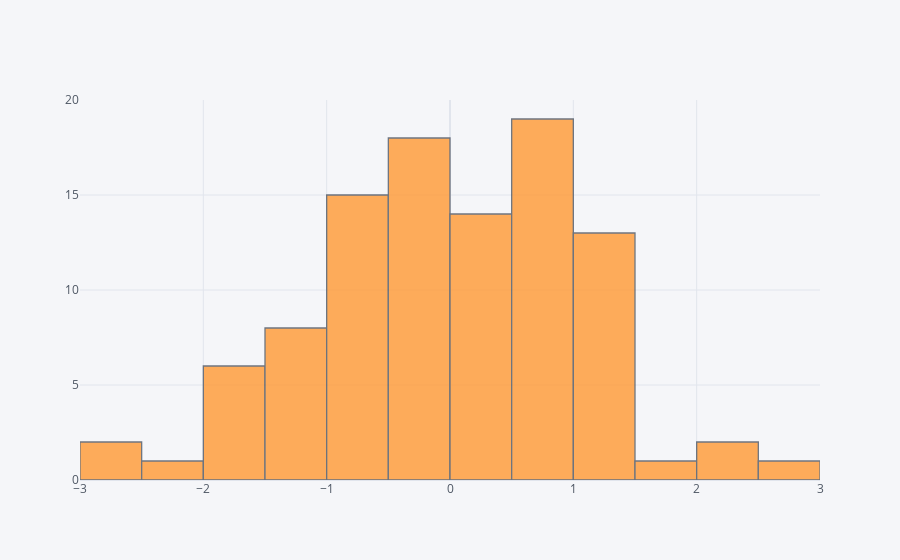

Notebook code for this chart:
### Markdown cell above
## histogram

### Code cell
df['A'].iplot(kind='hist',bins=25)

### Figure 1 — Plotly figure (JSON) as saved in the notebook; plotly's stock layout.template omitted (floating-point values rounded to 4 significant figures)
{"data": [{"histfunc": "count", "histnorm": "", "marker": {"color": "rgba(255, 153, 51, 1.0)", "line": {"color": "#4D5663", "width": 1.3}}, "name": "A", "nbinsx": 25, "opacity": 0.8, "orientation": "v", "type": "histogram", "x": [1.023, 2.078, 0.5159, -1.486, 1.108, 0.2928, 0.0818, -0.8399, 1.318, 1.298, 0.1752, 0.1347, -0.01828, 0.8637, 0.8549, -2.319, -0.282, -0.4174, -1.503, -0.1886, -0.7529, -2.57, -1.228, 1.135, 0.6876, -0.2754, -1.169, -0.08904, -0.7046, 0.7853, -1.866, -0.6716, 0.1414, 1.375, -0.4592, -1.532, 1.203, 1.239, -0.6501, -0.2142, -0.9313, 1.47, -0.1949, -0.9639, -0.5603, 1.069, -0.2864, -1.298, 0.6232, 0.1644, -2.933, 0.322, -0.02895, 1.578, -1.027, -0.4392, -0.4263, -0.6092, -0.9642, 0.7464, 0.7238, -0.1067, 1.065, 0.4151, 0.5326, 1.143, 0.1935, 0.9721, 0.01669, -0.5505, 0.7152, -0.2246, -1.443, 0.757, -0.4777, -0.2941, 0.1229, 2.695, 0.6374, 1.295, 0.02673, 0.6707, 0.6262, 0.9897, -0.6206, -0.3903, 0.4894, -1.847, -1.525, 2.305, -0.8014, 0.07982, -1.369, -0.9644, 0.5352, 0.9483, -1.8, -1.004, 0.8333, -0.8905]}], "layout": {"barmode": "overlay", "legend": {"bgcolor": "#F5F6F9", "font": {"color": "#4D5663"}}, "paper_bgcolor": "#F5F6F9", "plot_bgcolor": "#F5F6F9", "title": {"font": {"color": "#4D5663"}}, "xaxis": {"gridcolor": "#E1E5ED", "showgrid": true, "tickfont": {"color": "#4D5663"}, "title": {"font": {"color": "#4D5663"}, "text": ""}, "zerolinecolor": "#E1E5ED"}, "yaxis": {"gridcolor": "#E1E5ED", "showgrid": true, "tickfont": {"color": "#4D5663"}, "title": {"font": {"color": "#4D5663"}, "text": ""}, "zerolinecolor": "#E1E5ED"}}}
